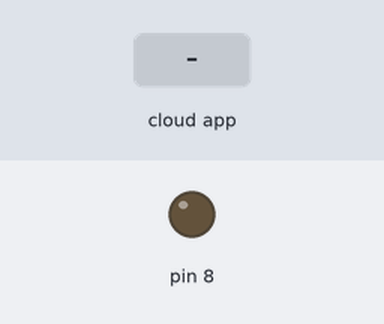
A sketch run on a simulated Arduino Uno, built with avr-gcc and run on an emulated ATmega328P. Shown: output pins drawn as LEDs (lit = HIGH). The test bench sets the inputs (shaded band). The ROS host is connected and sends only what is stated.

Above: at 1.2 s.
1.3 s: the phone or cloud app sets toggle_8 to 0
At 1.7 s:
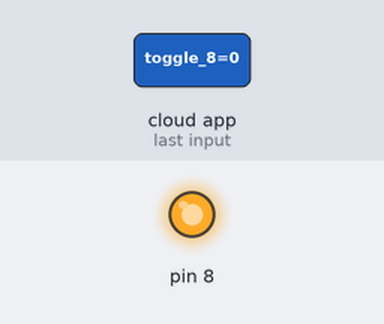
2.8 s: the phone or cloud app sets toggle_8 to 1
At 4.1 s:
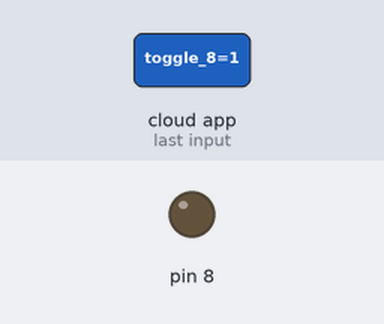
Timing chart, 0 to 5.8 s (numbered marks = the images above; inputs shaded):
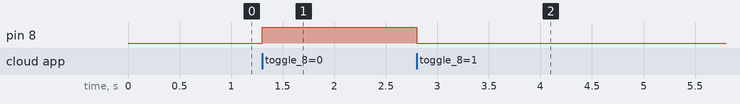

The sketch:

many_arduino_pin_8_led.ino
```cpp
#include <ros.h>
#include <std_msgs/Empty.h>
// we need to include ros.h as with any other ROS Arduino program
// we also include the header files for messages, in this case, the Empty message.

ros::NodeHandle nh;
// we need to instantiate the node handle, which allows our program to create prublishers and subscribers.
// the node handle also takes care of serial port communications

void messageCb8( const std_msgs::Empty& toggle_8){
  digitalWrite(8, HIGH-digitalRead(8));
}
// we then create the callback function for our subscriber, in this case would be called toggle_8


/*
void messageCb2( const std_msgs::Empty& toggle_2){
  digitalWrite(2, HIGH-digitalRead(2));
}
void messageCb3( const std_msgs::Empty& toggle_3){
  digitalWrite(3, HIGH-digitalRead(3));
}
void messageCb4( const std_msgs::Empty& toggle_4){
  digitalWrite(4, HIGH-digitalRead(4));
}
void messageCb_b( const std_msgs::Empty& toggle_b){
  digitalWrite(LED_BUILTIN, HIGH-digitalRead(LED_BUILTIN));
}
*/


ros::Subscriber<std_msgs::Empty> sub("toggle_8", &messageCb8);
// we need to instantiate the publisher and subscribers that we will be using.
// here we instantiate a subscriber with a topic name of "toggle_8"

/*
ros::Subscriber<std_msgs::Empty> sub1("toggle_2", &messageCb2);
ros::Subscriber<std_msgs::Empty> sub2("toggle_3", &messageCb3);
ros::Subscriber<std_msgs::Empty> sub3("toggle_4", &messageCb4);
ros::Subscriber<std_msgs::Empty> sub_b("toggle_b", &messageCb_b);
*/

// the setup function runs once when you press reset or power the board

void setup() {
  Serial.begin(57600);
  pinMode(8, OUTPUT);
  nh.initNode();
  nh.subscribe(sub);
  // in the arduino setup function you need to initialize your ROS node handle, advertise any topics being published
  // and subscribe any topics you wish to listen to


  /*
  pinMode(2, OUTPUT);
  pinMode(3, OUTPUT);
  pinMode(4, OUTPUT);
  pinMode(LED_BUILTIN, OUTPUT);

  nh.subscribe(sub1);
  nh.subscribe(sub2);
  nh.subscribe(sub3);
  nh.subscribe(sub_b);
  */
}

// the loop function runs over and over again forever
void loop() {
  nh.spinOnce();
  delay(1);
  // finally, in the loop function we call ros::spinOnce() aka nh.spinOnce where all of the ROS communication callbacks are handled.
  // we dont need to do any additional processing in the loop(), since spinOnce(() will handle passing messages to the subscriber callback
}
```

Measured:
- after the input at 1.3 s, pin 8: LOW → HIGH at once
- after the input at 2.8 s, pin 8: HIGH → LOW at once
